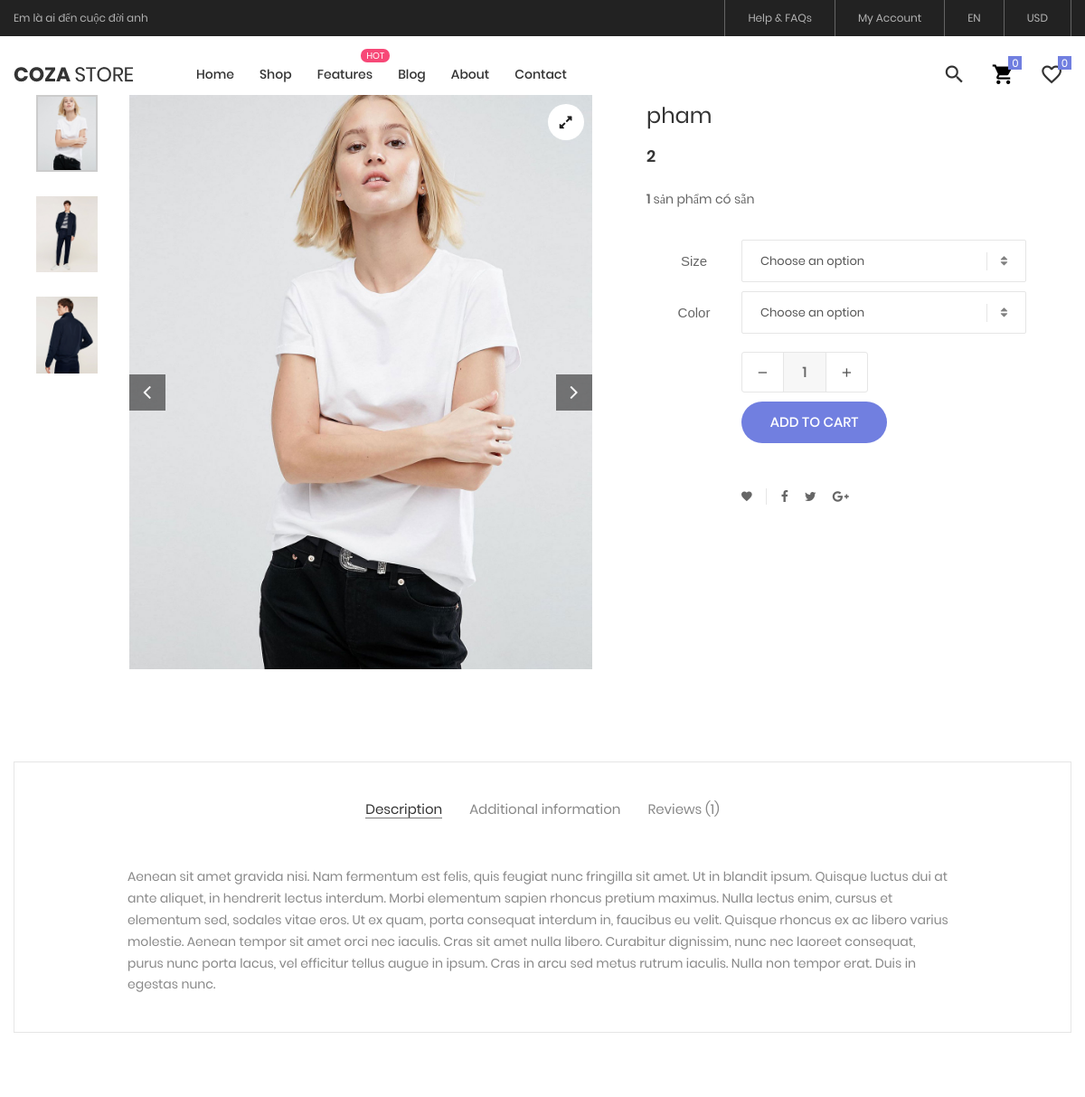
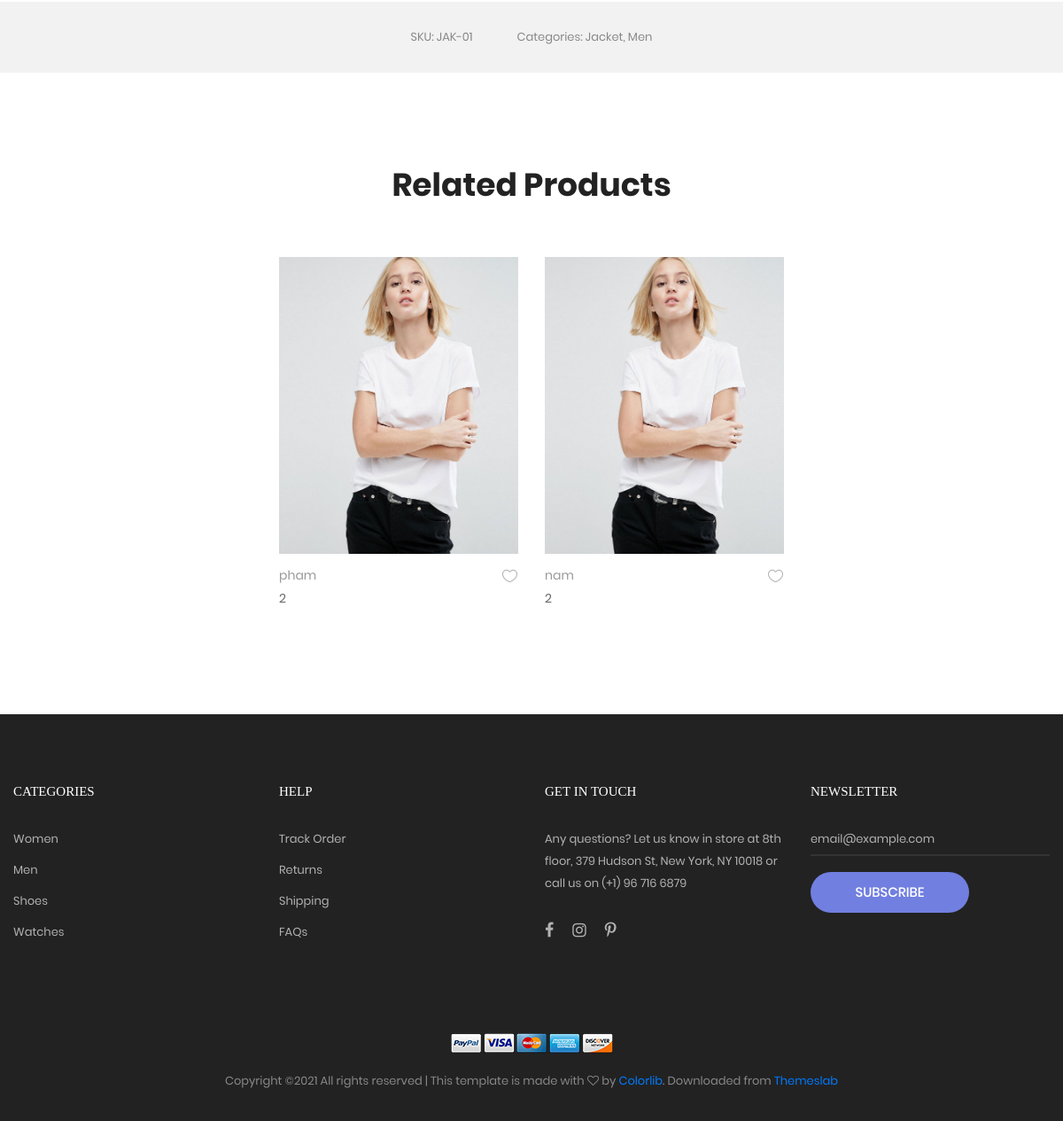
The app's page /detail.php?1 with its own data (2 pictures, top to bottom).
### tables this page shows
CREATE TABLE `topbar` (
  `id` int(11) NOT NULL,
  `khauhieu` varchar(255) NOT NULL
);

CREATE TABLE `sanpham` (
  `id` int(11) NOT NULL,
  `ten_san_pham` varchar(255) NOT NULL,
  `gia` varchar(255) NOT NULL,
  `mieu_ta` varchar(8000) NOT NULL,
  `image` varchar(255) NOT NULL,
  `image1` varchar(255) NOT NULL,
  `image2` varchar(255) NOT NULL,
  `tag` text NOT NULL,
  `so_luong` varchar(255) NOT NULL,
  `danh_gia` varchar(255) NOT NULL
);

### config/productdetail.php (the view, shortened to what this page needs)
<?php
include 'config.php';
$id=$_SERVER['QUERY_STRING'];
$stmt = $conn->prepare("SELECT * FROM sanpham where id=?");
$stmt->bind_param("s",$id);
$stmt->execute();
$result = $stmt->get_result();
while ($row = $result->fetch_assoc()) :
    ?>
    <section class="sec-product-detail bg0 p-t-65 p-b-60">
        <div class="container">
            <div class="row">
                <div class="col-md-6 col-lg-7 p-b-30">
                    <div class="p-l-25 p-r-30 p-lr-0-lg">
                        <div class="wrap-slick3 flex-sb flex-w">
                            <div class="wrap-slick3-dots"></div>
                            <div class="slick3 gallery-lb">
                                <div class="item-slick3" data-thumb="<?= $row['image'] ?>">
                                    <div class="wrap-pic-w pos-relative">
                                        <img src="<?= $row['image'] ?>" alt="IMG-PRODUCT">
                                        <a class="flex-c-m size-108 how-pos1 bor0 fs-16 cl10 bg0 hov-btn3 trans-04"
                                           href="images/product-detail-01.jpg">
                                            <i class="fa fa-expand"></i>
                                        </a>
                                    </div>
                                </div>
                            </div>
                        </div>
                    </div>
                </div>
                <div class="col-md-6 col-lg-5 p-b-30">
                    <div class="p-r-50 p-t-5 p-lr-0-lg">
                        <h4 class="mtext-105 cl2 js-name-detail p-b-14">
                            <?= $row['ten_san_pham'] ?>
                        </h4>
                        <span class="mtext-106 cl2">
							<?= $row['gia'] ?>
						</span>
                        <p class="stext-102 cl3 p-t-23">
                            <b> <?= $row['so_luong'] ?></b> sản phẩm có sẵn
                        </p>
                        <form method="post" id="cart">
                            <div class="p-t-33">
                            <div class="flex-w flex-r-m p-b-10">
                                <div class="size-203 flex-c-m respon6">
                                    Size
                                </div>
                                <div class="size-204 respon6-next">
                                    <div class="rs1-select2 bor8 bg0">
                                    </div>
                                </div>
                            </div>
                            <div class="flex-w flex-r-m p-b-10">
                                <div class="size-203 flex-c-m respon6">
                                    Color
                                </div>
                                <div class="size-204 respon6-next">
                                    <div class="rs1-select2 bor8 bg0">
                                    </div>
                                </div>
                            </div>
                            <div class="flex-w flex-r-m p-b-10">
                                <div class="size-204 flex-w flex-m respon6-next">
                                    <div class="wrap-num-product flex-w m-r-20 m-tb-10">
                                        <div class="btn-num-product-down cl8 hov-btn3 trans-04 flex-c-m">
                                            <i class="fs-16 zmdi zmdi-minus"></i>
                                        </div>
                                        <input class="mtext-104 cl3 txt-center num-product" type="number"
                                               name="num-product" value="1">
                                        <div class="btn-num-product-up cl8 hov-btn3 trans-04 flex-c-m">
                                            <i class="fs-16 zmdi zmdi-plus"></i>
                                        </div>
                                    </div>
                                        <button type="submit" value="submit" name="submit" id="submit" class="flex-c-m stext-101 cl0 size-101 bg1 bor1 hov-btn1 p-lr-15 trans-04 js-addcart-detail">
                                            Add to cart
                                        </button>
                                </div>
                            </div>
                        </div>
                        </form>
                        <div class="flex-w flex-m p-l-100 p-t-40 respon7">
                            <div class="flex-m bor9 p-r-10 m-r-11">
                                <a href="#"
                                   class="fs-14 cl3 hov-cl1 trans-04 lh-10 p-lr-5 p-tb-2 js-addwish-detail tooltip100"
                                   data-tooltip="Add to Wishlist">
                                    <i class="zmdi zmdi-favorite"></i>
                                </a>
                            </div>
                            <a href="#" class="fs-14 cl3 hov-cl1 trans-04 lh-10 p-lr-5 p-tb-2 m-r-8 tooltip100"
                               data-tooltip="Facebook">
                                <i class="fa fa-facebook"></i>
                            </a>
                            <a href="#" class="fs-14 cl3 hov-cl1 trans-04 lh-10 p-lr-5 p-tb-2 m-r-8 tooltip100"
                               data-tooltip="Twitter">
                                <i class="fa fa-twitter"></i>
                            </a>
                            <a href="#" class="fs-14 cl3 hov-cl1 trans-04 lh-10 p-lr-5 p-tb-2 m-r-8 tooltip100"
                               data-tooltip="Google Plus">
                                <i class="fa fa-google-plus"></i>
                            </a>
                        </div>
                    </div>
                </div>
            </div>
            <div class="bor10 m-t-50 p-t-43 p-b-40">
                <div class="tab01">
                    <ul class="nav nav-tabs" role="tablist">
                        <li class="nav-item p-b-10">
                            <a class="nav-link active" data-toggle="tab" href="#description" role="tab">Description</a>
                        </li>
                        <li class="nav-item p-b-10">
                            <a class="nav-link" data-toggle="tab" href="#information" role="tab">Additional
                                information</a>
                        </li>
                        <li class="nav-item p-b-10">
                            <a class="nav-link" data-toggle="tab" href="#reviews" role="tab">Reviews (1)</a>
                        </li>
                    </ul>
                    <div class="tab-content p-t-43">
                        <div class="tab-pane fade show active" id="description" role="tabpanel">
                            <div class="how-pos2 p-lr-15-md">
                                <p class="stext-102 cl6">
                                    <?= $row['mieu_ta'] ?>
                                </p>
                            </div>
                        </div>
                    </div>
                </div>
            </div>
        </div>
        <div class="bg6 flex-c-m flex-w size-302 m-t-73 p-tb-15">
			<span class="stext-107 cl6 p-lr-25">
				SKU: JAK-01
			</span>
            <span class="stext-107 cl6 p-lr-25">
				Categories: Jacket, Men
			</span>
        </div>
    </section>
<?php endwhile;
?>

### includes/topbar.php
<div class="top-bar">
    <div class="content-topbar flex-sb-m h-full container">
        <div class="left-top-bar">
           <?php
           include ('config/config.php');
           $stmt = $conn->prepare("SELECT * FROM topbar");
           $stmt->execute();
           $result = $stmt->get_result();
           $row = $result->fetch_assoc();
           echo $row['khauhieu'];
           ?>
        </div>
        <div class="right-top-bar flex-w h-full">
            <a href="#" class="flex-c-m trans-04 p-lr-25">
                Help & FAQs
            </a>
            <a href="#" class="flex-c-m trans-04 p-lr-25">
                My Account
            </a>
            <a href="#" class="flex-c-m trans-04 p-lr-25">
                EN
            </a>
            <a href="#" class="flex-c-m trans-04 p-lr-25">
                USD
            </a>
        </div>
    </div>
</div>

### config/slide2.php (shortened to what this page needs)
<?php
include 'config.php';
$stmt = $conn->prepare("SELECT * FROM sanpham WHERE danh_gia >=5");
$stmt->execute();
$result = $stmt->get_result();
while ($row = $result->fetch_assoc()) :
?>
<div class="item-slick2 p-l-15 p-r-15 p-t-15 p-b-15">
    <div class="block2">
        <div class="block2-pic hov-img0">
            <img src="<?=$row['image']?>" alt="IMG-PRODUCT">
        </div>
        <div class="block2-txt flex-w flex-t p-t-14">
            <div class="block2-txt-child1 flex-col-l ">
                <a href="detail.php?<?=$row['id']?>" class="stext-104 cl4 hov-cl1 trans-04 js-name-b2 p-b-6">
                    <?=$row['ten_san_pham']?>
                </a>
                <span class="stext-105 cl3">
									<?=$row['gia']?>
									</span>
            </div>
            <div class="block2-txt-child2 flex-r p-t-3">
                <a href="#" class="btn-addwish-b2 dis-block pos-relative js-addwish-b2">
                    <img class="icon-heart1 dis-block trans-04" src="images/icons/icon-heart-01.png"
                         alt="ICON">
                </a>
            </div>
        </div>
    </div>
</div>   <?php endwhile;
?>

### records on screen
topbar: khauhieu "Em là ai đến cuộc đời anh"
sanpham: image (picture), ten_san_pham "pham", gia "2", so_luong "1", mieu_ta "Aenean sit amet gravida nisi. Nam fermentum est felis, quis feugiat nunc fringilla sit amet. Ut in blandit ipsum. Quisque luctus dui at ante aliquet, in hendrerit lectus interdum. Morbi elementum sapien rhoncus pretium maximus. Nulla lectus enim, cursus et elementum sed, sodales vitae eros. Ut ex quam, porta consequat interdum in, faucibus eu velit. Quisque rhoncus ex ac libero varius molestie. Aenean tempor sit amet orci nec iaculis. Cras sit amet nulla libero. Curabitur dignissim, nunc nec laoreet consequat, purus nunc porta lacus, vel efficitur tellus augue in ipsum. Cras in arcu sed metus rutrum iaculis. Nulla non tempor erat. Duis in egestas nunc."
sanpham: image (picture), ten_san_pham "nam", gia "2"
